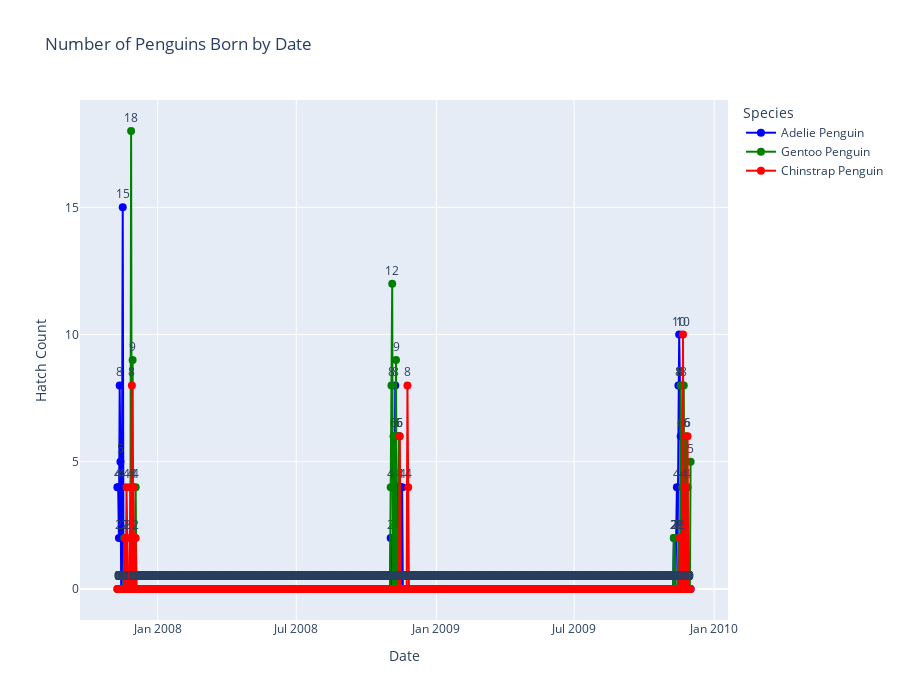

Notebook code for this chart:
### Code cell
fig = go.Figure()
fig.add_trace(
    go.Scatter(
        x = date_species_penguin.index,    
        y = date_species_penguin['Adelie Penguin (Pygoscelis adeliae)'],
        mode='lines+markers+text',
        name='Adelie Penguin',    
        text=date_species_penguin['Adelie Penguin (Pygoscelis adeliae)'],    
        textposition='top center',    
        marker=dict(size=8, color='blue'),    
        line=dict(color='blue')
    )
)
fig.add_trace(
    go.Scatter(    
        x=date_species_penguin.index,    
        y=date_species_penguin['Gentoo penguin (Pygoscelis papua)'],    
        mode='lines+markers+text',    
        name='Gentoo Penguin',    
        text=date_species_penguin['Gentoo penguin (Pygoscelis papua)'],    
        textposition='top center',    
        marker=dict(size=8, color='green'),    
        line=dict(color='green')
    )
)
fig.add_trace(
    go.Scatter(    
        x = date_species_penguin.index,    
        y = date_species_penguin['Chinstrap penguin (Pygoscelis antarctica)'],    
        mode = 'lines+markers+text',    
        name = 'Chinstrap Penguin',    
        text = date_species_penguin['Chinstrap penguin (Pygoscelis antarctica)'],    
        textposition = 'top center',    
        marker = dict(
            size = 8, 
            color = 'red'),    
            line = dict(color = 'red')
    )
)
fig.update_layout(
    title="Number of Penguins Born by Date",    
    xaxis_title="Date",    
    yaxis_title="Hatch Count",    
    legend_title="Species",    
    width=900,    
    height=700
)

### Figure 1 — Plotly figure (JSON) as saved in the notebook; plotly's stock layout.template omitted (floating-point values rounded to 4 significant figures; data arrays with more than 128 entries replaced by an {"elided": "..."} marker saying what was removed)
{"data": [{"line": {"color": "blue"}, "marker": {"color": "blue", "size": 8}, "mode": "lines+markers+text", "name": "Adelie Penguin", "text": {"elided": "754 int values"}, "textposition": "top center", "type": "scatter", "x": {"elided": "754 str values"}, "y": {"elided": "754 int values"}}, {"line": {"color": "green"}, "marker": {"color": "green", "size": 8}, "mode": "lines+markers+text", "name": "Gentoo Penguin", "text": {"elided": "754 int values"}, "textposition": "top center", "type": "scatter", "x": {"elided": "754 str values"}, "y": {"elided": "754 int values"}}, {"line": {"color": "red"}, "marker": {"color": "red", "size": 8}, "mode": "lines+markers+text", "name": "Chinstrap Penguin", "text": {"elided": "754 int values"}, "textposition": "top center", "type": "scatter", "x": {"elided": "754 str values"}, "y": {"elided": "754 int values"}}], "layout": {"height": 700, "legend": {"title": {"text": "Species"}}, "title": {"text": "Number of Penguins Born by Date"}, "width": 900, "xaxis": {"title": {"text": "Date"}}, "yaxis": {"title": {"text": "Hatch Count"}}}}
